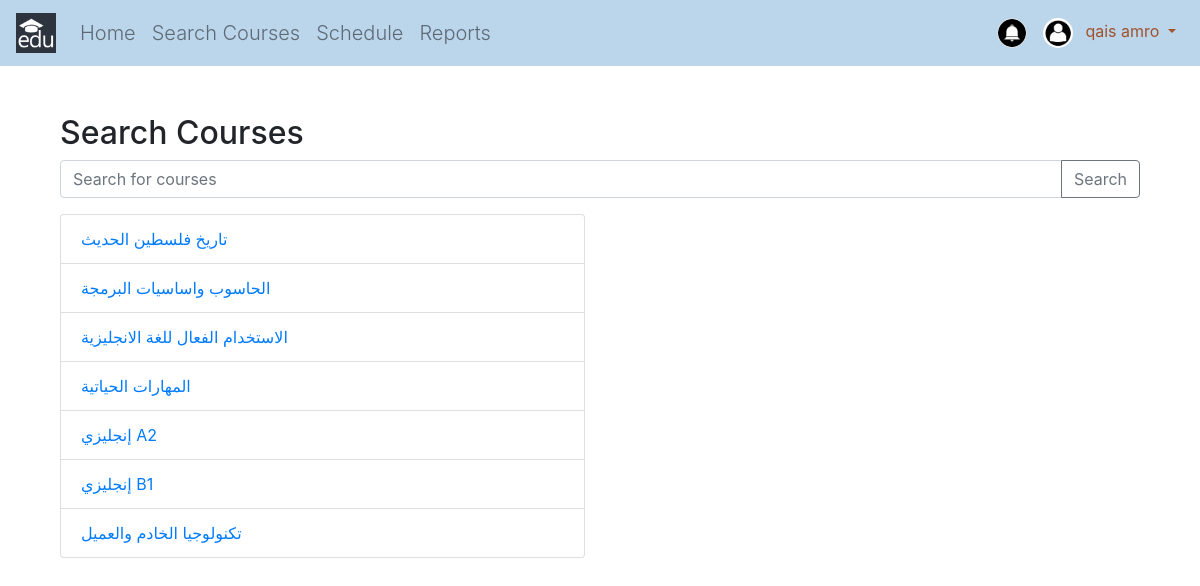
/search/ (signed in), run on the app's committed database.
### registration/models.py (models this page shows, shortened)
class Course(models.Model):
    code = models.CharField(max_length=10, unique=True)
    name = models.CharField(max_length=100)
    description = models.TextField()
    instructor = models.CharField(max_length=100)
    capacity = models.IntegerField()
    schedule = models.ForeignKey('CourseSchedule', on_delete=models.CASCADE)

### registration/views.py (the view)
# urls.py: path('search/', views.search_courses, name='search_courses'),
@login_required
def search_courses(request):
    query = request.GET.get('query', '')
    if query:
        courses = Course.objects.filter(name__icontains=query)
    else:
        courses = Course.objects.all()
    no_results = not courses.exists()
    return render(request, 'registration/search_courses.html', {'courses': courses, 'query': query, 'no_results': no_results})

### templates/registration/search_courses.html (shortened to what this page needs)
{% extends "base.html" %}
{% block content %}
<div class="container mt-5">
    <h2>Search Courses</h2>
    <form method="GET" action="{% url 'search_courses' %}">
        <div class="input-group mb-3">
            <input type="text" name="query" class="form-control" placeholder="Search for courses" aria-label="Search for courses" aria-describedby="button-addon2" value="{{ query }}">
            <div class="input-group-append">
                <button class="btn btn-outline-secondary" type="submit" id="button-addon2">Search</button>
            </div>
        </div>
    </form>
    <div class="row">
        <div class="col-md-6">
            {% if no_results %}
                <div class="alert alert-warning" role="alert">
                    No courses found matching your search.
                </div>
            {% else %}
                <ul class="list-group">
                    {% for course in courses %}
                        <li class="list-group-item"><a href="{% url 'view_course_details' course.id %}">{{ course.name }}</a></li>
                    {% endfor %}
                </ul>
            {% endif %}
        </div>
    </div>
</div>
{% endblock %}

### templates/base.html (shortened to what this page needs)
{% load static %}
<!DOCTYPE html>
<html>
<head>
    <link rel="stylesheet" href="https://maxcdn.bootstrapcdn.com/bootstrap/4.0.0/css/bootstrap.min.css">
</head>
<body style="padding-bottom: 60px;">
  <nav class="navbar navbar-expand-lg navbar-light" style="background-color: rgb(187, 213, 235);">
    <a class="navbar-brand" href="{% url 'home' %}">
        <img src="{% static 'images/logo.jpg' %}" alt="Logo" style="height: 40px;">
    </a>
    <div class="collapse navbar-collapse" id="navbarSupportedContent">
      <ul class="navbar-nav mr-auto">
          <li class="nav-item">
              <a class="nav-link lead" href="{% url 'home' %}">Home</a>
          </li>
          {% if user.is_authenticated %}
          <li class="nav-item">
              <a class="nav-link lead" href="{% url 'search_courses' %}">Search Courses</a>
          </li>
          <li class="nav-item">
              <a class="nav-link lead" href="{% url 'view_schedule' %}">Schedule</a>
          </li>
          <li class="nav-item">
              <a class="nav-link lead" href="{% url 'course_reports' %}">Reports</a>
          </li>
          {% endif %}
      </ul>
    </div>
        <div class="navbar-nav ml-auto">
          {% if user.is_authenticated %}
          <div class="d-flex flex-column flex-lg-row align-items-center">
              <a href="{% url 'notification' %}" class="rounded-circle border mr-2" style="width: 30px; height: 30px; overflow: hidden;">
                  <img src="{% static 'images/notification.jpg' %}" alt="Notification" style="width: 100%; height: 100%; object-fit: cover;">
              </a>
              <div class="nav-item dropdown">
                  <a class="nav-link dropdown-toggle" href="#" id="navbarDropdown" role="button" data-toggle="dropdown" aria-haspopup="true" aria-expanded="false" style="color: sienna;">
                      <img src="{% static 'images/user.jpg' %}" alt="User Image" class="rounded-circle mr-2" style="width: 30px; height: 30px;">
                      {{ user.first_name }} {{ user.last_name }}
                  </a>
              </div>
          </div>
          {% else %}
          <div class="d-flex flex-column flex-lg-row align-items-center">
              <a class="nav-item nav-link lead" style="color: rgb(68, 68, 68);" href="{% url 'login' %}">Login</a>
              <a class="nav-item nav-link lead" style="color: rgb(68, 68, 68);" href="{% url 'register' %}">Register</a>
          </div>
          {% endif %}
      </div>
</nav>
<div class="container" style="padding-bottom: 60px;">
    {% block content %}{% endblock %}
</div>
</body>
</html>

### data on the page
Course: name "تاريخ فلسطين الحديث"
Course: name "الحاسوب واساسيات البرمجة"
Course: name "الاستخدام الفعال للغة الانجليزية"
Course: name "المهارات الحياتية"
Course: name "إنجليزي A2"
Course: name "إنجليزي B1"
Course: name "تكنولوجيا الخادم والعميل"

### other printed values
{{ user.first_name }} "qais"
{{ user.last_name }} "amro"
